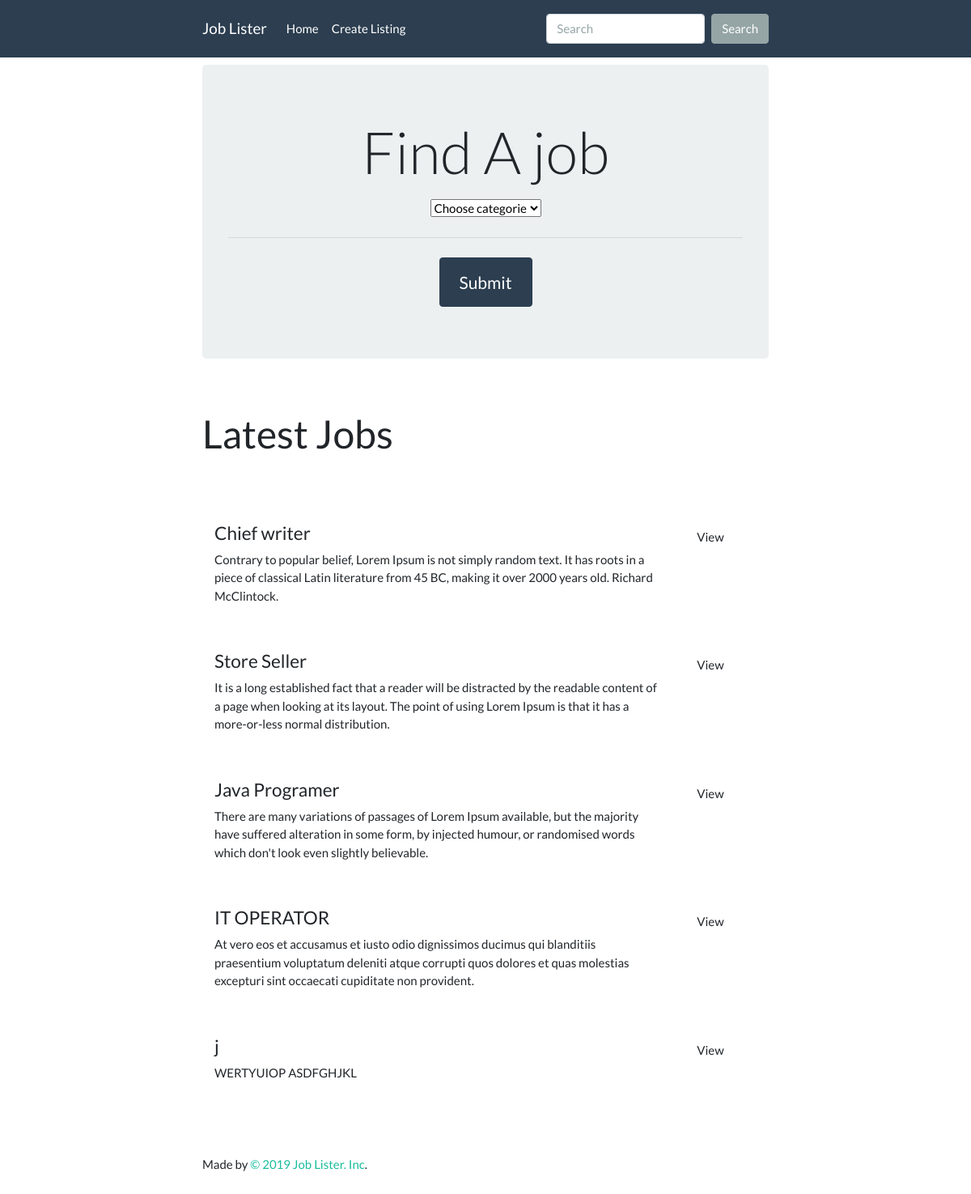
/findJob/index.php, run on the app's committed database.
### tables this page shows
CREATE TABLE `jobs` (
  `id` int(11) NOT NULL,
  `categorie_id` int(11) NOT NULL,
  `company` varchar(255) NOT NULL,
  `job_title` varchar(255) NOT NULL,
  `description` varchar(255) NOT NULL,
  `salary` varchar(255) NOT NULL,
  `location` varchar(255) NOT NULL,
  `contact_user` varchar(255) NOT NULL,
  `contact_email` varchar(255) NOT NULL,
  `post_date` timestamp NOT NULL DEFAULT current_timestamp()
);

### findJob/lib/Template.php (called while the page is built, shortened)
<?php
class Template{
	protected $template;
	public function __construct($template){
		$this->template = $template;
	}
	public function __toString(){
		include basename($this->template);
		return ob_get_clean();
	}
}

### findJob/lib/Database0.php (called while the page is built, shortened)
<?php
class Database0{
	private $host = DB_HOST;
	private $user = DB_USER;
	private $pass = DB_PASSWORD;
	private $dbname = DB_NAME;
	private $dbh;
	private $stmt;
	public function __construct(){
		$dsn = 'mysql:host='. $this->host .';dbname='. $this->dbname;
		$options = array(
				PDO::ATTR_PERSISTENT => true,
				PDO::ATTR_ERRMODE => PDO::ERRMODE_EXCEPTION
		);
		try{
			$this->dbh = new PDO($dsn, $this->user, $this->pass, $options);
		} catch(PDOException $e) {
				$this->error = $e->getMessage();
		}
	}
	public function query($query){
			$this->stmt = $this->dbh->prepare($query);
	}
	public function execute(){
		return $this->stmt->execute();
	}
	public function resultSet(){
		$this->execute();
		return $this->stmt->fetchAll(PDO::FETCH_OBJ);
	}
}

### findJob/lib/Job.php (called while the page is built, shortened)
<?php
class Job {
	private $db;
	public function __construct(){
		$this->db = new Database0;
	}
	public function getAllJob(){
		$this->db->query("SELECT jobs.*, categories.name
						FROM jobs
						INNER JOIN categories
						ON  jobs.categorie_id =  categories.categorie_id
						ORDER BY post_date desc");
		$results =  $this->db->resultSet();
		return $results;
	}
	public function getAllCategories(){
		$this->db->query( "SELECT * FROM categories");
		$results = $this->db->resultSet();
		return $results;
	}
}

### findJob/template/front_page.php (the view, shortened to what this page needs)
<?php include 'inc/header.php';?>
        <div class="row">
          <div class="col-lg-12">
            <div class="bs-component">
              <div class="jumbotron">
                <h1 class="display-3">Find A job</h1>
				<form action="index.php" method="POST">
	        <p class="lead">
					<div class="form-group">
				    <select name="category" class="categorie" >
				      <option selected="" value="0">Choose categorie</option>
				    </select>
					</div>
                <hr class="my-4">
                <input type="submit" name="submit" class="btn btn-primary" value="Submit">
				</form>
              </div>
            </div>
          </div>
        </div>
   <div class="row">
    <div class="col-lg-12">
      <div class="page-header">
        <h1 id="typography"><?php echo $title; ?></h1>
      </div>
    </div>
  </div>
 <?php foreach($jobs as $job): ?>
  <div class="row marketing">
    <div class="col-md-10">
      <h4><?php echo $job->job_title; ?></h4>
      <p><?php echo $job->description; ?></p>
    </div>
    <div class="col-md-2">
        <a class="btn btn-default" href="job.php?id=<?php echo $job->id; ?>">View</a>
    </div>
  </div>
  <?php endforeach; ?>
<?php include 'inc/footer.php';?>

### findJob/index.php (shortened to what this page needs)
<?php
$job = new Job();
$template = new Template('template/front_page.php');
$categorie = isset($_POST['category']) ? $_POST['category']:null;
if ($categorie) {
	$template->jobs = $job->getJobByCategorie($categorie);
	$template->title = 'Latest Jobs in '.$job->getCategorie($categorie)->name;
} else {
	$template->title = 'Latest Jobs';
	$template->jobs = $job->getAllJob();
}
$template->categories = $job->getAllCategories();
echo $template;

### findJob/template/inc/header.php (shortened to what this page needs)
<!DOCTYPE html>
<html lang="en">
  <head>
    <link rel="stylesheet" href="css/flatty_bootstrap.css" media="screen">
    <link rel="stylesheet" href="css/custom.css">
    <link rel="stylesheet" href="css/styles.css">
  </head>
  <body>
      <div class="navbar navbar-expand-lg fixed-top navbar-dark bg-primary">
      <div class="container">
        <a href="#" class="navbar-brand">Job Lister</a>
        <div class="collapse navbar-collapse" id="navbarResponsive">
          <ul class="navbar-nav mr-auto">
            <li class="nav-item"><a class="nav-link" href="index.php">Home</a></li>
            <li class="nav-item"><a class="nav-link" href="create.php">Create Listing</a></li>
          </ul>
          <form class="form-inline my-2 my-lg-0">
      <input class="form-control mr-sm-2" type="text" placeholder="Search">
      <button class="btn btn-secondary my-2 my-sm-0" type="submit">Search</button>
    </form>
      </div>
    </div>
    </div>
  <div class="container">
    <div class="bs-docs-section">

### findJob/template/inc/footer.php
				<footer id="footer">
				  <div class="row">
				    <div class="col-lg-12">
				      <p>Made by <a href="#">&copy; 2019 Job Lister. Inc</a>.</p>
				    </div>
				  </div>
				</footer>
	    	</div>
	    </div>
	</body>
</html>

### findJob/css/custom.css (style rules this page uses)
body { padding-top:120px }
.bs-docs-section { margin-top:4em }
.bs-docs-section .page-header h1 { padding:2rem 0;font-size:3rem }
.bs-component { position:relative }
#footer { margin:5em 0 }
#footer p { clear:left;margin-bottom:0 }

### findJob/css/styles.css (style rules this page uses)
body { padding-top: 20px; padding-bottom: 20px; }
.header, .marketing, .footer { padding-right: 15px; padding-left: 15px; }
@media (min-width: 768px) { .container { max-width: 730px; } }
.jumbotron { text-align: center; border-bottom: 1px solid #e5e5e5; }
.jumbotron .btn { padding: 14px 24px; font-size: 21px; }
.marketing { margin: 40px 0; }
@media screen and (min-width: 768px) { .header, .marketing, .footer { padding-right: 0; padding-left: 0; } }
@media screen and (min-width: 768px) { .jumbotron { border-bottom: 0; } }

### data on the page
jobs: job_title "Chief writer", description "Contrary to popular belief, Lorem Ipsum is not simply random text. It has roots in a piece of classical Latin literature from 45 BC, making it over 2000 years old. Richard McClintock."
jobs: job_title "Store Seller", description "It is a long established fact that a reader will be distracted by the readable content of a page when looking at its layout. The point of using Lorem Ipsum is that it has a more-or-less normal distribution."
jobs: job_title "Java Programer", description "There are many variations of passages of Lorem Ipsum available, but the majority have suffered alteration in some form, by injected humour, or randomised words which don't look even slightly believable."
jobs: job_title "IT OPERATOR", description "At vero eos et accusamus et iusto odio dignissimos ducimus qui blanditiis praesentium voluptatum deleniti atque corrupti quos dolores et quas molestias excepturi sint occaecati cupiditate non provident."
jobs: job_title "j", description "WERTYUIOP ASDFGHJKL"

### other printed values
$title "Latest Jobs"
